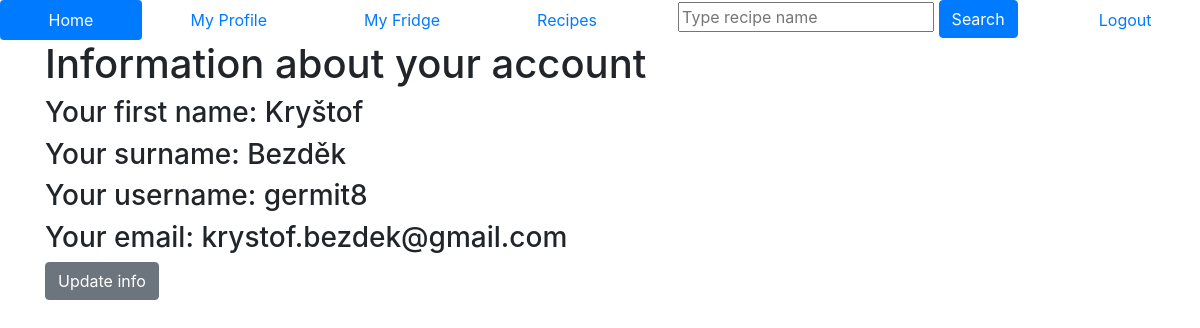
Screenshot of /accounts/accounts_detail/germit8/ (signed in) with the database file from the repository.
### accounts/models.py (models this page shows, shortened)
class CustomUser(AbstractUser):
    slug = models.SlugField(allow_unicode=True, unique=True)

### accounts/views.py (the view)
# urls.py: path('accounts_detail/<slug>/', views.UserView.as_view(), name="accounts_detail"),
class UserView(DetailView):
    model = CustomUser
    template_name = "accounts/accounts_detail.html"

### accounts/templates/accounts/accounts_detail.html
{% extends 'base.html' %}
{% block body_block %}
<div class="container">
    <h1>Information about your account</h1>
    <h3>Your first name: {{ user.first_name }}</h3>
    <h3>Your surname: {{ user.last_name }}</h3>
    <h3>Your username: {{ user.username }}</h3>
    <h3>Your email: {{ user.email }}</h3>
    <a href="{% url 'accounts:accounts_update' slug=user.slug %}" class="btn btn-secondary">Update info</a>
</div>
{% endblock %}

### static/css/master.css (style rules this page uses)
html { font-family: 'Montserrat', sans-serif; }

### rows the page displays
CustomUser: first_name "Kryštof", last_name "Bezděk", username "germit8", email "krystof.bezdek@gmail.com"
